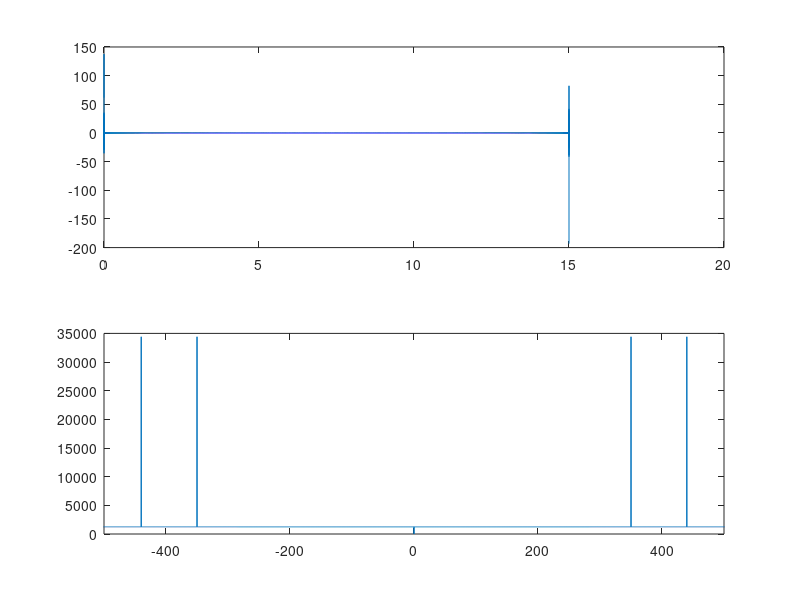

MATLAB code to generate this figure:
f = [350 440];
fs = 44100;
fc = 1e4;
ts = 1/fs;
t = 0:ts:15-ts;
kf = 10;
freq = linspace(-fs/2, fs/2, length(t));
x = 0.1*(cos(2*pi*f(1)*t) + cos(2*pi*f(2)*t));

x_fm = cos(2*pi*fc*t + 2*pi*kf*cumsum(x)*ts);
% sound(x, fs);

% Task-1
x_demod = 1000*[abs(hilbert(diff(x_fm))) 0];
x_demod = x_demod - mean(x_demod);
x_demod_f = fftshift(fft(x_demod));
figure;
subplot(2,1,1);
plot(t(1:end-1), x_demod(1:end-1));

subplot(2,1,2);
plot(freq, abs(x_demod_f));
xlim([-500 500]);

sound(x, fs);